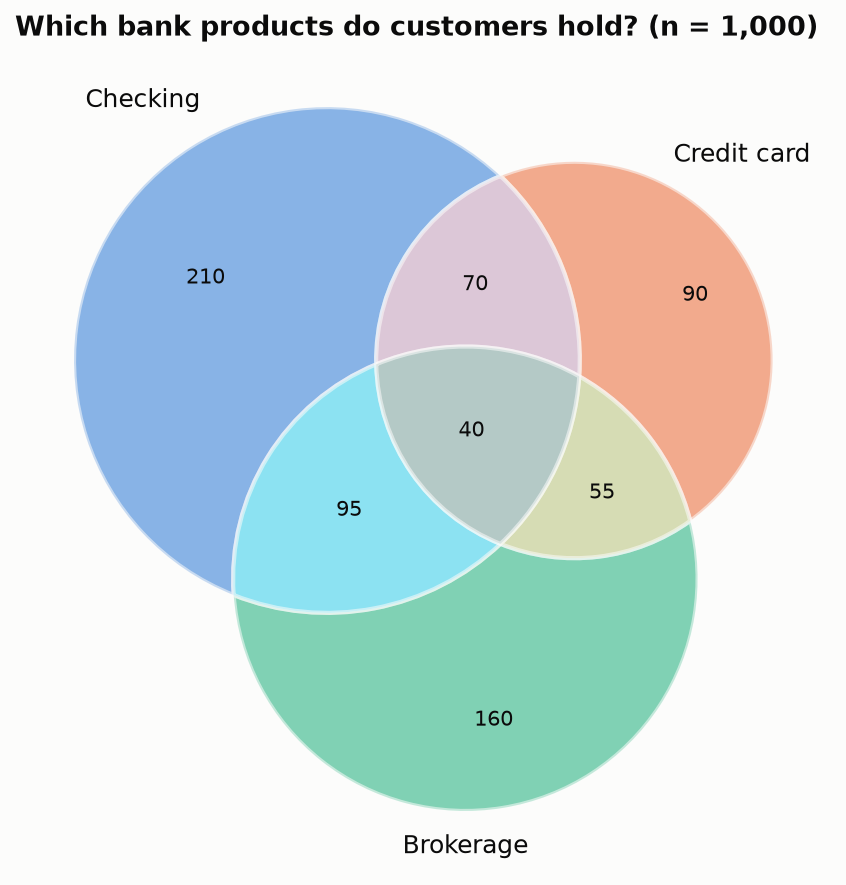

Recreate this plot in Python.
"""
Venn Diagram  -  family: Part-to-whole

DESIGN PURPOSE
Overlapping circles that show how two or three sets share members. Each region
is labeled with its count, so readers see the size of every combination,
including what is unique and what is shared.

WHEN TO USE
  - Show overlap between 2–3 groups (customers holding products A, B, C)
  - Compare gene lists, customer segments, or feature sets

AVOID WHEN
  - There are more than 3 sets (use an UpSet plot)
  - Exact area proportionality is expected (it is only approximate for 3 sets)

ALTERNATIVES
  - UpSet plot
  - Euler diagram
  - Grouped bar of intersections

EXAMPLE
Product holdings of 1,000 retail-bank customers: checking account, credit
card, brokerage account.

Run:  python venn_diagram.py
"""
import sys
from pathlib import Path

import numpy as np
import pandas as pd
import matplotlib.pyplot as plt

# Library style: categorical colors in fixed order, recessive axes, hairline grid.
PALETTE = ["#2a78d6", "#eb6834", "#1baf7a", "#eda100",
           "#e87ba4", "#008300", "#6250d6", "#e34948"]
SEQ_CMAP = "Blues"      # sequential: one hue, light -> dark
DIV_CMAP = "RdBu_r"     # diverging: two opposite hues, neutral midpoint
GRAY = "#b8b7b1"        # de-emphasised marks
plt.rcParams.update({
    "figure.figsize": (8, 4.8), "figure.dpi": 110, "figure.facecolor": "#fcfcfb",
    "axes.facecolor": "#fcfcfb", "axes.edgecolor": "#c9c8c3", "axes.linewidth": 0.8,
    "axes.spines.top": False, "axes.spines.right": False,
    "axes.grid": True, "grid.color": "#e6e5e1", "grid.linewidth": 0.6, "axes.axisbelow": True,
    "axes.prop_cycle": plt.cycler(color=PALETTE),
    "axes.titlesize": 13, "axes.titleweight": "bold", "axes.titlelocation": "left",
    "axes.labelcolor": "#52514e", "xtick.color": "#52514e", "ytick.color": "#52514e",
    "text.color": "#0b0b0b", "font.size": 10, "lines.linewidth": 2,
    "legend.frameon": False,
})

from matplotlib_venn import venn3

# --- Example data ------------------------------------------------------------
# region sizes in the order: (100, 010, 110, 001, 101, 011, 111)
subsets = {"Checking only": 210, "Card only": 90, "Checking∩Card": 70, "Brokerage only": 160,
           "Checking∩Brokerage": 95, "Card∩Brokerage": 55, "All three": 40}
subsets

# --- Plot --------------------------------------------------------------------
fig, ax = plt.subplots(figsize=(7, 6))
v = venn3(subsets=tuple(subsets.values()),
          set_labels=("Checking", "Credit card", "Brokerage"),
          set_colors=PALETTE[:3], alpha=0.55, ax=ax)
for patch in v.patches:
    if patch is not None:
        patch.set_edgecolor("#fcfcfb")
        patch.set_linewidth(2)
for t in v.subset_labels:
    if t is not None:
        t.set_fontsize(10)
ax.set_title("Which bank products do customers hold? (n = 1,000)")
fig.tight_layout()

# --- Save / show -------------------------------------------------------------
out = Path(__file__).with_name(Path(__file__).stem + ".png")
fig.savefig(out, dpi=150, bbox_inches="tight")
print(f"saved {out}")
if "--no-show" not in sys.argv:
    plt.show()
